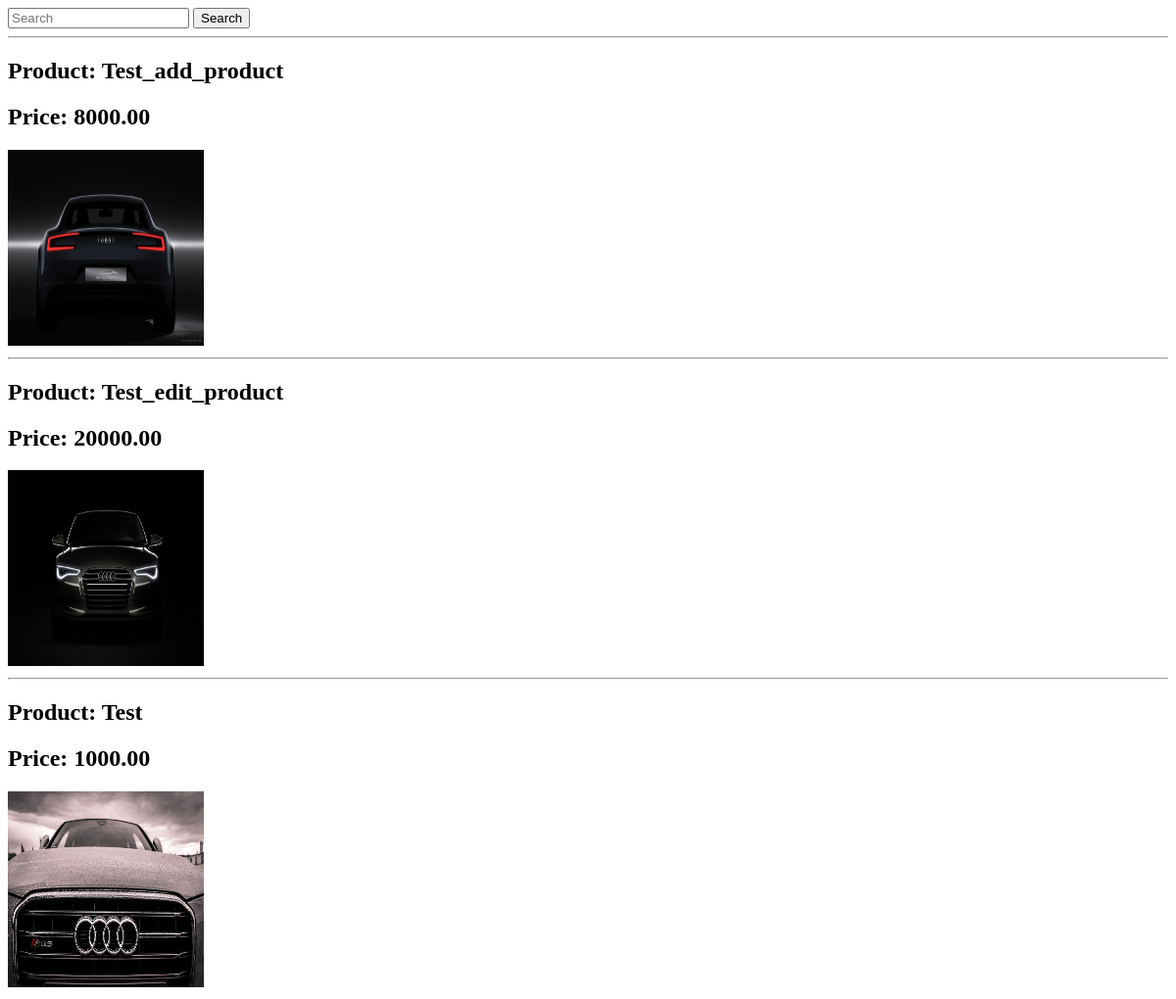
Before: /products/ with the older database file.
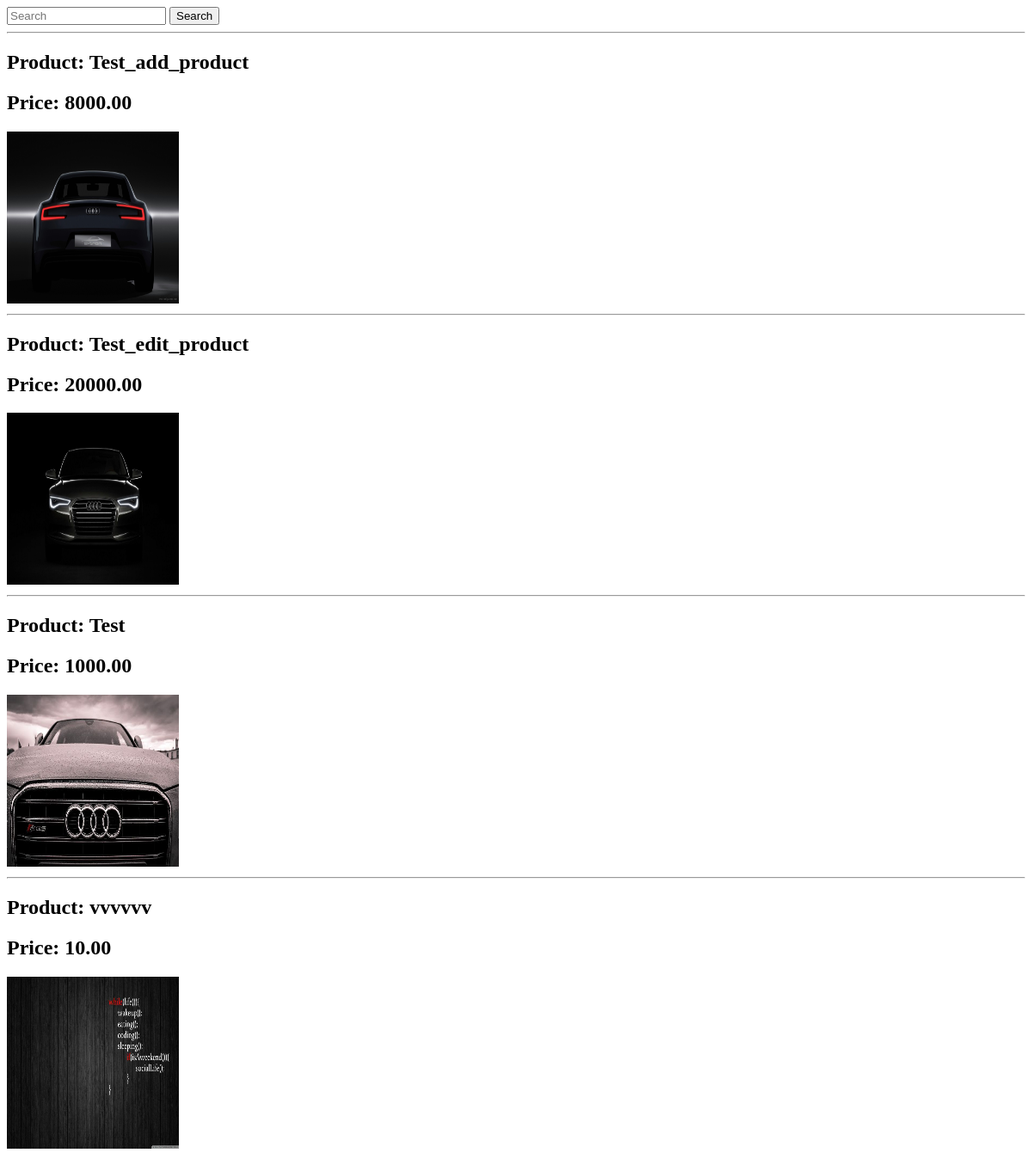
After: the same page with the newer database file.
### products/models.py (models this page shows, shortened)
class Product(models.Model):
    id = models.UUIDField(primary_key=True, default=uuid.uuid4, editable=False)
    name = models.CharField(max_length=100)
    price = models.DecimalField(max_digits=7,decimal_places=2)
    description = models.TextField(blank=True)
    remaininginstock = models.PositiveSmallIntegerField(default=1)
    featured = models.BooleanField(default=False)
    image = models.ImageField(null=True,blank=True,upload_to='product_images/')
    shop = models.ForeignKey('shop.Shop',on_delete=models.CASCADE)
    reviews = models.ManyToManyField(Review, blank=True, related_name="reviews")

### products/views.py (the view)
# urls.py: path('', views.index, name='index'),
def index(request):
    return render(request, 'products/index.html',{
        'products': Product.objects.all()
    })

### products/templates/products/index.html (shortened to what this page needs)
{% extends 'products/layout.html' %}
{% block body %}
    <form action="searchResults.html" method="GET">
        <input type="text" name="q" placeholder="Search">
        <input type="submit" value="Search">
    </form>
    {% for product in products %}
    <hr>
    <h2>Product: {{ product.name }}</h2>
    <h2>Price: {{ product.price }}</h2>
    <img src="{{ product.image.url }}" alt="{{ product.name }}" style="height: 200px; width: 200px;">
    {% endfor %}
{% endblock %}

Changed rows visible on the page:
added Product: name "vvvvvv", price "10.00", image (picture)
